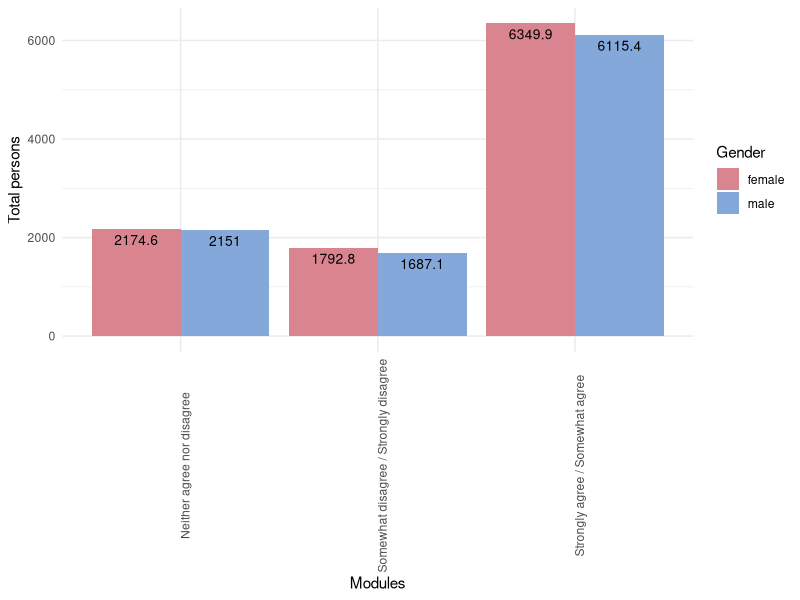

Here is the R script that generated this plot:
## ---- chunk 1
knitr::opts_chunk$set(echo = TRUE)

library(tidyverse)
library(ggplot2)
library(kableExtra)
library(dplyr)
## ---- chunk 2
### Grabbing the data ###
female_data <- readr::read_csv(here::here("inputs/data/cleaned_data_females.csv")) |>
   as_tibble() |>
  select(Section, Modules, `Has a mental health condition`, `Does not have a mental health condition`, `Has a long term health condition`, `Does not have a long term health condition`, `Has disability`, `Has no disability`, `Total persons`) |>
  mutate(Gender = "female")

male_data <- readr::read_csv(here::here("inputs/data/cleaned_data_males.csv")) |>
   as_tibble() |>
  select(Section, Modules, `Has a mental health condition`, `Does not have a mental health condition`, `Has a long term health condition`, `Does not have a long term health condition`, `Has disability`, `Has no disability`, `Total persons`)|>
  mutate(Gender = "male")

persons_data <- readr::read_csv(here::here("inputs/data/cleaned_data_persons.csv")) |>
   as_tibble() |>
  select(Section, Modules, `Has a mental health condition`, `Does not have a mental health condition`, `Has a long term health condition`, `Does not have a long term health condition`, `Has disability`, `Has no disability`, `Total persons`) |>
  mutate(Gender = "all")

female_male_data <-
    merge(x = female_data, y = male_data, by = c("Section", "Modules", "Has a mental health condition", "Does not have a mental health condition", "Has a long term health condition", "Does not have a long term health condition", "Has disability", "Has no disability", "Total persons", "Gender"), all = TRUE) |>
  group_by(Gender)

## ---- chunk 3
female_male_trust <- subset(female_male_data, Section == "Feels most people can be trusted")

trust <- ggplot(female_male_trust, aes(x = Modules, y = `Total persons`, group = Gender, fill = Gender)) +
  geom_bar(stat="identity", position=position_dodge()) + 
  geom_text(aes(label=`Total persons`), vjust=1.6, color="black",
            position = position_dodge(0.9), size=3.5)+
  theme_minimal() + 
  theme(axis.text.x = element_text(angle = 90))

trust + scale_fill_manual(values=c('#d9848e','#84a8d9'))

## ---- chunk 4
